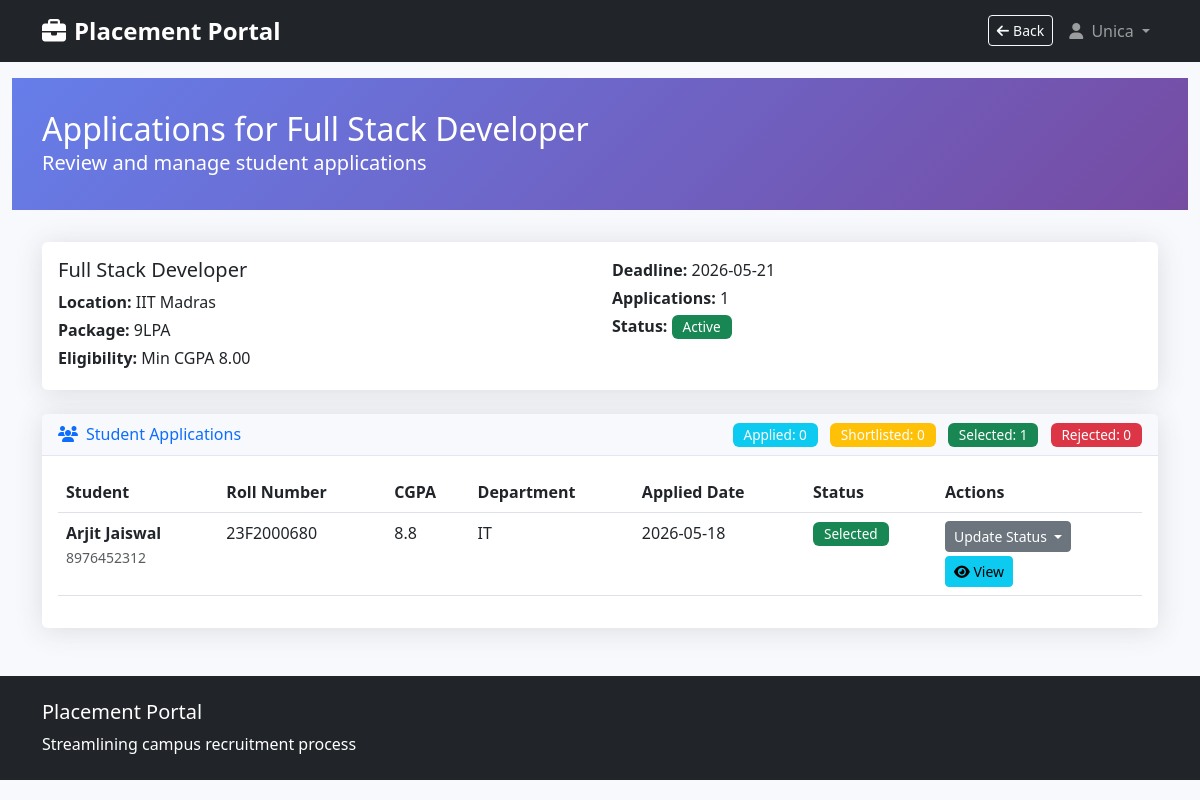
The app's page /company/drive/1/applications (signed in) with its own data.
### models.py (models this page shows, shortened)
class Company(db.Model):
    __tablename__ = 'companies'
    id = db.Column(db.Integer, primary_key=True)
    user_id = db.Column(db.Integer, db.ForeignKey('users.id'), nullable=False, unique=True)
    company_name = db.Column(db.String(200), nullable=False)
    hr_name = db.Column(db.String(100), nullable=False)
    hr_contact = db.Column(db.String(20), nullable=False)
    website = db.Column(db.String(200))
    address = db.Column(db.Text)
    description = db.Column(db.Text)
    is_approved = db.Column(db.Boolean, default=False)
    created_at = db.Column(db.DateTime, default=datetime.utcnow)
    user = db.relationship('User', backref=db.backref('company_profile', uselist=False))
    drives = db.relationship('PlacementDrive', backref='company', lazy=True)

class PlacementDrive(db.Model):
    __tablename__ = 'placement_drives'
    id = db.Column(db.Integer, primary_key=True)
    company_id = db.Column(db.Integer, db.ForeignKey('companies.id'), nullable=False)
    job_title = db.Column(db.String(200), nullable=False)
    job_description = db.Column(db.Text, nullable=False)
    eligibility_criteria = db.Column(db.String(50), nullable=False)  # Min CGPA
    location = db.Column(db.String(100))
    salary_package = db.Column(db.String(50))
    application_deadline = db.Column(db.Date, nullable=False)
    status = db.Column(db.String(20), default='pending')  # pending, approved, rejected, closed
    created_at = db.Column(db.DateTime, default=datetime.utcnow)
    applications = db.relationship('Application', backref='drive', lazy=True)

class Application(db.Model):
    __tablename__ = 'applications'
    id = db.Column(db.Integer, primary_key=True)
    student_id = db.Column(db.Integer, db.ForeignKey('students.id'), nullable=False)
    drive_id = db.Column(db.Integer, db.ForeignKey('placement_drives.id'), nullable=False)
    status = db.Column(db.String(20), default='applied')  # applied, shortlisted, selected, rejected
    drive_job_title = db.Column(db.String(200))
    drive_job_description = db.Column(db.Text)
    drive_location = db.Column(db.String(100))
    drive_salary_package = db.Column(db.String(50))
    drive_application_deadline = db.Column(db.Date)
    drive_eligibility_criteria = db.Column(db.String(50))
    interview_link = db.Column(db.String(500))
    interview_remarks = db.Column(db.Text)
    applied_date = db.Column(db.DateTime, default=datetime.utcnow)
    updated_at = db.Column(db.DateTime, onupdate=datetime.utcnow)
    __table_args__ = (db.UniqueConstraint('student_id', 'drive_id', name='_student_drive_uc'),)

class Student(db.Model):
    __tablename__ = 'students'
    id = db.Column(db.Integer, primary_key=True)
    user_id = db.Column(db.Integer, db.ForeignKey('users.id'), nullable=False, unique=True)
    full_name = db.Column(db.String(100), nullable=False)
    roll_number = db.Column(db.String(20), unique=True, nullable=False)
    contact = db.Column(db.String(20), nullable=False)
    department = db.Column(db.String(50), nullable=False)
    semester = db.Column(db.Integer, nullable=False)
    cgpa = db.Column(db.Float, nullable=False)
    skills = db.Column(db.Text)
    resume_path = db.Column(db.String(255))
    created_at = db.Column(db.DateTime, default=datetime.utcnow)
    user = db.relationship('User', backref=db.backref('student_profile', uselist=False))
    applications = db.relationship('Application', backref='student', lazy=True)

### app.py (the view)
@app.route('/company/drive/<int:drive_id>/applications')
@login_required
def view_drive_applications(drive_id):
    if current_user.role != 'company':
        flash('Access denied.', 'danger')
        return redirect(url_for('home'))
    company = Company.query.filter_by(user_id=current_user.id).first()
    drive = PlacementDrive.query.get_or_404(drive_id)
    if drive.company_id != company.id:
        flash('Access denied.', 'danger')
        return redirect(url_for('company_dashboard'))
    applications = Application.query.filter_by(drive_id=drive_id).all()
    return render_template('company/view_applications.html',
                         drive=drive,
                         applications=applications)

### app.py (called while the page is built)
@app.context_processor
def inject_current_time():
    now = datetime.utcnow()
    fallback_url = url_for('home')
    if current_user.is_authenticated:
        if current_user.role == 'admin':
            fallback_url = url_for('admin_dashboard')
        elif current_user.role == 'company':
            fallback_url = url_for('company_dashboard')
        elif current_user.role == 'student':
            fallback_url = url_for('student_dashboard')
    referrer = request.referrer
    safe_referrer = None
    if referrer and referrer.startswith(request.host_url) and referrer != request.url:
        safe_referrer = referrer
    return {
        'current_time': now,
        'current_date': now.date(),
        'back_url': safe_referrer or fallback_url,
        'show_back': current_user.is_authenticated,
    }

@login_manager.user_loader
def load_user(user_id):
    return db.session.get(User, int(user_id))

### models.py (called while the page is built)
    @property
    def is_active(self):
        return not self.is_blacklisted

### templates/company/view_applications.html (shortened to what this page needs)
{% extends "base.html" %}
{% block content %}
<div class="container-fluid">
    <div class="dashboard-header">
        <div class="container">
            <h1 class="h2 mb-0">Applications for {{ drive.job_title }}</h1>
            <p class="lead mb-0">Review and manage student applications</p>
        </div>
    </div>
    <div class="container mt-4">
        <div class="card mb-4">
            <div class="card-body">
                <div class="row">
                    <div class="col-md-6">
                        <h5>{{ drive.job_title }}</h5>
                        <p class="mb-1"><strong>Location:</strong> {{ drive.location }}</p>
                        <p class="mb-1"><strong>Package:</strong> {{ drive.salary_package }}</p>
                        <p class="mb-1"><strong>Eligibility:</strong> Min CGPA {{ drive.eligibility_criteria }}</p>
                    </div>
                    <div class="col-md-6">
                        <p class="mb-1"><strong>Deadline:</strong> {{ drive.application_deadline.strftime('%Y-%m-%d') }}</p>
                        <p class="mb-1"><strong>Applications:</strong> {{ applications|length }}</p>
                        <p class="mb-1"><strong>Status:</strong>
                            {% if drive.status == 'approved' %}
                                <span class="badge bg-success">Active</span>
                            {% elif drive.status == 'pending' %}
                                <span class="badge bg-warning text-dark">Pending</span>
                            {% elif drive.status in ['closed', 'rejected'] %}
                                <span class="badge bg-danger">{{ drive.status|title }}</span>
                            {% else %}
                                <span class="badge bg-secondary">{{ drive.status|title }}</span>
                            {% endif %}
                        </p>
                    </div>
                </div>
            </div>
        </div>
        <div class="card">
            <div class="card-header d-flex justify-content-between align-items-center">
                <h6 class="m-0 font-weight-bold text-primary">
                    <i class="fas fa-users me-2"></i>Student Applications
                </h6>
                <div>
                    <span class="badge bg-info me-2">Applied: {{ applications|selectattr('status', 'equalto', 'applied')|list|length }}</span>
                    <span class="badge bg-warning me-2">Shortlisted: {{ applications|selectattr('status', 'equalto', 'shortlisted')|list|length }}</span>
                    <span class="badge bg-success me-2">Selected: {{ applications|selectattr('status', 'equalto', 'selected')|list|length }}</span>
                    <span class="badge bg-danger">Rejected: {{ applications|selectattr('status', 'equalto', 'rejected')|list|length }}</span>
                </div>
            </div>
            <div class="card-body">
                {% if applications %}
                    <div class="table-responsive">
                        <table class="table table-hover">
                            <thead>
                                <tr>
                                    <th>Student</th>
                                    <th>Roll Number</th>
                                    <th>CGPA</th>
                                    <th>Department</th>
                                    <th>Applied Date</th>
                                    <th>Status</th>
                                    <th>Actions</th>
                                </tr>
                            </thead>
                            <tbody>
                                {% for application in applications %}
                                    <tr>
                                        <td>
                                            <strong>{{ application.student.full_name }}</strong>
                                            <br>
                                            <small class="text-muted">{{ application.student.contact }}</small>
                                        </td>
                                        <td>{{ application.student.roll_number }}</td>
                                        <td>{{ application.student.cgpa }}</td>
                                        <td>{{ application.student.department }}</td>
                                        <td>{{ application.applied_date.strftime('%Y-%m-%d') }}</td>
                                        <td>
                                            <span class="badge
                                                {% if application.status == 'applied' %}bg-info
                                                {% elif application.status == 'shortlisted' %}bg-warning
                                                {% elif application.status == 'selected' %}bg-success
                                                {% else %}bg-danger{% endif %}">
                                                {{ application.status|title }}
                                            </span>
                                        </td>
                                        <td>
                                            <div class="dropdown">
                                                <button class="btn btn-sm btn-secondary dropdown-toggle"
                                                        type="button" data-bs-toggle="dropdown">
                                                    Update Status
                                                </button>
                                            </div>
                                            <button class="btn btn-sm btn-info mt-1" data-bs-toggle="modal"
                                                    data-bs-target="#studentModal{{ application.id }}">
                                                <i class="fas fa-eye"></i> View
                                            </button>
                                        </td>
                                    </tr>
                                {% endfor %}
                            </tbody>
                        </table>
                    </div>
                {% else %}
                    <div class="text-center py-5">
                        <i class="fas fa-users fa-4x text-muted mb-3"></i>
                        <h5>No Applications Yet</h5>
                        <p class="text-muted">No students have applied to this placement drive yet.</p>
                    </div>
                {% endif %}
            </div>
        </div>
    </div>
</div>
{% endblock %}

### templates/base.html (shortened to what this page needs)
<!DOCTYPE html>
<html lang="en">
<head>
    <link href="https://cdn.jsdelivr.net/npm/bootstrap@5.3.0/dist/css/bootstrap.min.css" rel="stylesheet">
    <link rel="stylesheet" href="https://cdnjs.cloudflare.com/ajax/libs/font-awesome/6.4.0/css/all.min.css">
    <link rel="stylesheet" href="{{ url_for('static', filename='css/style.css') }}">
</head>
<body>
    <nav class="navbar navbar-expand-lg navbar-dark bg-dark">
        <div class="container">
            <a class="navbar-brand" href="{{ url_for('home') }}">
                <i class="fas fa-briefcase me-2"></i>Placement Portal
            </a>
            <div class="collapse navbar-collapse" id="navbarNav">
                <ul class="navbar-nav ms-auto">
                    {% if current_user.is_authenticated %}
                        {% if show_back %}
                            <li class="nav-item me-2">
                                <a class="btn btn-outline-light btn-sm mt-1" href="{{ back_url }}">
                                    <i class="fas fa-arrow-left me-1"></i>Back
                                </a>
                            </li>
                        {% endif %}
                        <li class="nav-item dropdown">
                            <a class="nav-link dropdown-toggle" href="#" id="navbarDropdown" role="button"
                               data-bs-toggle="dropdown" aria-expanded="false">
                                <i class="fas fa-user me-1"></i>
                                {% if current_user.role == 'admin' %}
                                    Admin
                                {% elif current_user.role == 'company' %}
                                    {{ current_user.company_profile.company_name }}
                                {% else %}
                                    {{ current_user.student_profile.full_name }}
                                {% endif %}
                            </a>
                        </li>
                    {% endif %}
                </ul>
            </div>
        </div>
    </nav>
    <main>
        {% block content %}{% endblock %}
    </main>
    <footer class="bg-dark text-white py-4 mt-5">
        <div class="container">
            <div class="row">
                <div class="col-md-6">
                    <h5>Placement Portal</h5>
                    <p class="mb-0">Streamlining campus recruitment process</p>
                </div>
                <div class="col-md-6 text-md-end">
                </div>
            </div>
        </div>
    </footer>
</body>
</html>

### static/css/style.css (style rules this page uses)
:root { --primary: #4e73df; --secondary: #858796; --success: #1cc88a; --info: #36b9cc; --warning: #f6c23e; --danger: #e74a3b; --light: #f8f9fc; --dark: #5a5c69; }
body { font-family: 'Segoe UI', Tahoma, Geneva, Verdana, sans-serif; background-color: #f8f9fc; }
.navbar-brand { font-weight: 700; font-size: 1.5rem; }
.card { border: none; border-radius: 0.35rem; box-shadow: 0 0.15rem 1.75rem 0 rgba(58, 59, 69, 0.15); margin-bottom: 1.5rem; }
.card-header { background-color: #f8f9fc; border-bottom: 1px solid #e3e6f0; }
.table th { border-top: none; }
.badge { padding: 0.4em 0.8em; font-size: 0.85em; font-weight: 500; }
.dashboard-header { background: linear-gradient(135deg, #667eea 0%, #764ba2 100%); color: white; padding: 2rem 0; margin-bottom: 2rem; }

### records on screen
Company: company_profile.company_name "Unica"
PlacementDrive: job_title "Full Stack Developer", location "IIT Madras", salary_package "9LPA", eligibility_criteria "8.00", application_deadline "2026-05-21"
Application: student.full_name "Arjit Jaiswal", student.contact "8976452312", student.roll_number "23F2000680", student.cgpa "8.8", student.department "IT", applied_date "2026-05-18", status "Selected"

### other values on screen
{{ applications|length }} "1"
{{ applications|selectattr('status', 'equalto', 'applied')|list|length }} "0"
{{ applications|selectattr('status', 'equalto', 'selected')|list|length }} "1"
{{ applications|selectattr('status', 'equalto', 'rejected')|list|length }} "0"
